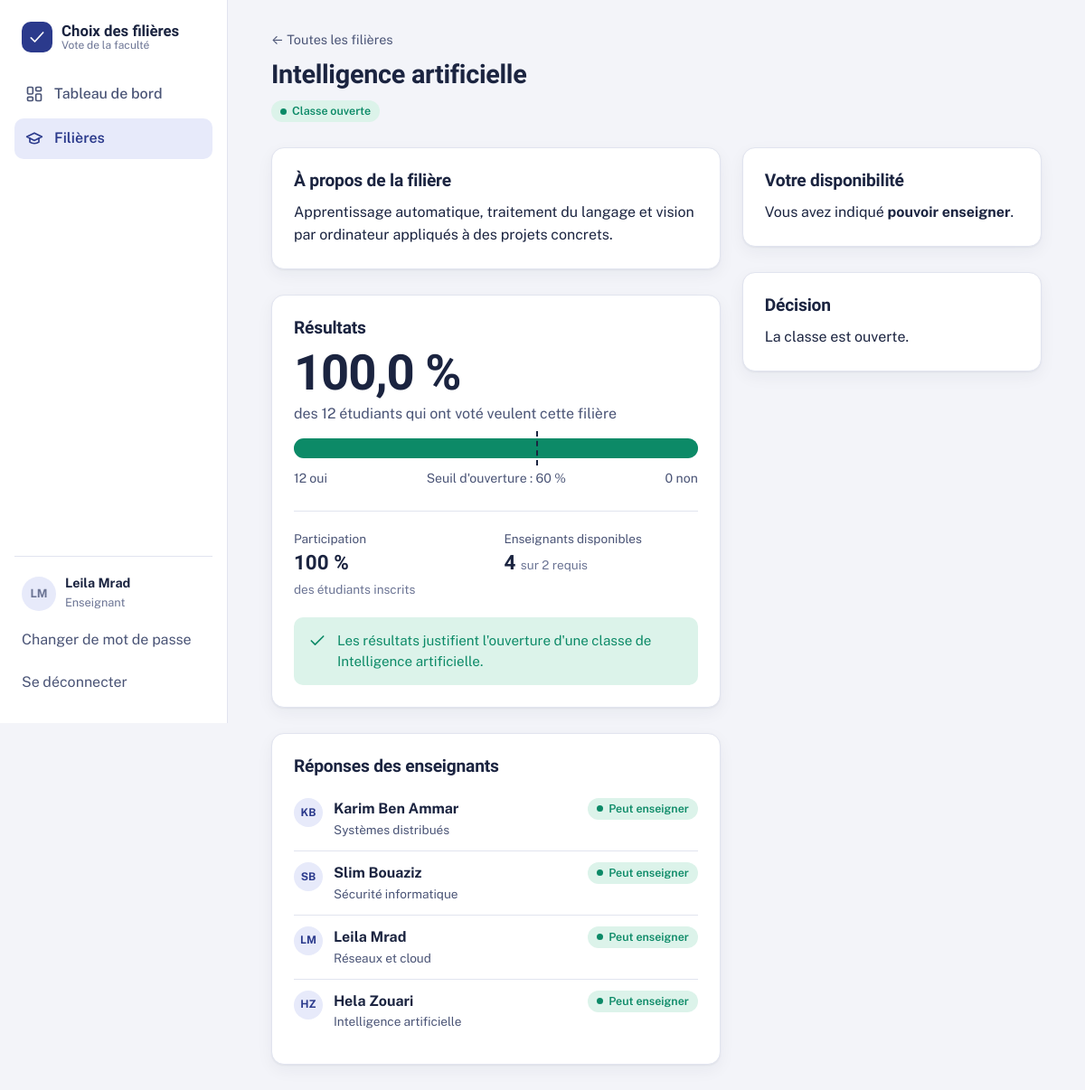
The app's page /filieres/3/ (signed in) with its own data.
### accounts/models.py (models this page shows, shortened)
class Utilisateur(AbstractUser):
    ADMIN = "admin"
    ENSEIGNANT = "enseignant"
    ETUDIANT = "etudiant"
    ROLE_CHOICES = [
        (ADMIN, "Administrateur"),
        (ENSEIGNANT, "Enseignant"),
        (ETUDIANT, "Étudiant"),
    ]
    role = models.CharField("rôle", max_length=20, choices=ROLE_CHOICES, default=ETUDIANT, db_index=True)
    class Meta:
        ordering = ["last_name", "first_name", "username"]
        verbose_name = "utilisateur"
        verbose_name_plural = "utilisateurs"
    @property
    def nom_complet(self):
        return self.get_full_name() or self.username
    @property
    def initiales(self):
        lettres = f"{self.first_name[:1]}{self.last_name[:1]}".upper()
        return lettres or self.username[:2].upper()

class Enseignant(models.Model):
    GRADES = [
        ("assistant", "Assistant"),
        ("maitre_assistant", "Maître assistant"),
        ("maitre_conferences", "Maître de conférences"),
        ("professeur", "Professeur"),
        ("vacataire", "Vacataire"),
    ]
    utilisateur = models.OneToOneField(Utilisateur, on_delete=models.CASCADE, related_name="enseignant")
    specialite = models.CharField("spécialité", max_length=100)
    grade = models.CharField("grade", max_length=30, choices=GRADES)
    class Meta:
        ordering = ["utilisateur__last_name", "utilisateur__first_name"]

### filieres/models.py (models this page shows, shortened)
class Filiere(models.Model):
    EN_VOTE = "en_vote"
    OUVERTE = "ouverte"
    REFUSEE = "refusee"
    STATUT_CHOICES = [
        (EN_VOTE, "En cours de vote"),
        (OUVERTE, "Classe ouverte"),
        (REFUSEE, "Non retenue"),
    ]
    nom = models.CharField("nom de la filière", max_length=120, unique=True)
    description = models.TextField("description", blank=True)
    nb_votes_oui = models.PositiveIntegerField("votes oui", default=0, editable=False)
    nb_votes_non = models.PositiveIntegerField("votes non", default=0, editable=False)
    pourcentage_oui = models.FloatField("pourcentage de oui", default=0, editable=False)
    nb_enseignants_disponibles = models.PositiveIntegerField("enseignants disponibles", default=0, editable=False)
    statut = models.CharField("statut", max_length=10, choices=STATUT_CHOICES, default=EN_VOTE, db_index=True)
    date_creation = models.DateTimeField("créée le", auto_now_add=True)
    date_decision = models.DateTimeField("décision prise le", null=True, blank=True)
    etudiants = models.ManyToManyField("accounts.Etudiant", through="VoteEtudiant", related_name="filieres_votees")
    enseignants = models.ManyToManyField("accounts.Enseignant", through="DisponibiliteEnseignant",
                                         related_name="filieres_proposees")
    class Meta:
        ordering = ["-date_creation"]
        verbose_name = "filière"
    @property
    def seuil(self):
        return settings.FILIERE_SEUIL_POURCENTAGE
    @property
    def min_enseignants(self):
        return settings.FILIERE_MIN_ENSEIGNANTS
    @property
    def vote_ouvert(self):
        return self.statut == self.EN_VOTE
    @property
    def nb_votes_total(self):
        return self.nb_votes_oui + self.nb_votes_non
    @property
    def pourcentage_non(self):
        return round(100 - self.pourcentage_oui, 1) if self.nb_votes_total else 0
    @property
    def seuil_atteint(self):
        return self.nb_votes_total > 0 and self.pourcentage_oui >= self.seuil
    @property
    def enseignants_suffisants(self):
        return self.nb_enseignants_disponibles >= self.min_enseignants
    @property
    def recommandation(self):
        return self.seuil_atteint and self.enseignants_suffisants
    @property
    def taux_participation(self):
        from accounts.models import Etudiant
        total = Etudiant.objects.count()
        return round(self.nb_votes_total / total * 100, 1) if total else 0

class DisponibiliteEnseignant(models.Model):
    enseignant = models.ForeignKey("accounts.Enseignant", on_delete=models.CASCADE, related_name="disponibilites")
    filiere = models.ForeignKey(Filiere, on_delete=models.CASCADE, related_name="disponibilites")
    peut_enseigner = models.BooleanField("peut enseigner la filière")
    commentaire = models.CharField("commentaire", max_length=200, blank=True)
    date_reponse = models.DateTimeField(auto_now=True)
    class Meta:
        constraints = [models.UniqueConstraint(fields=["enseignant", "filiere"], name="une_reponse_par_enseignant_et_filiere")]
        verbose_name = "disponibilité d'enseignant"
        verbose_name_plural = "disponibilités d'enseignants"

### filieres/views.py (the view)
# urls.py: path("filieres/<int:pk>/", views.FiliereDetailView.as_view(), name="filiere_detail"),
class FiliereDetailView(LoginRequiredMixin, DetailView):
    model = Filiere
    template_name = "filieres/filiere_detail.html"
    def get_context_data(self, **kwargs):
        ctx = super().get_context_data(**kwargs)
        user = self.request.user
        filiere = _annoter_participation(user, [self.object])[0]
        ctx["filiere"] = filiere
        ctx["ma_dispo"] = None
        if user.role == Utilisateur.ENSEIGNANT and hasattr(user, "enseignant"):
            ctx["ma_dispo"] = DisponibiliteEnseignant.objects.filter(enseignant=user.enseignant, filiere=filiere).first()
        if user.role != Utilisateur.ETUDIANT:
            ctx["reponses_enseignants"] = (filiere.disponibilites.select_related("enseignant__utilisateur")
                                           .order_by("-peut_enseigner", "enseignant__utilisateur__last_name"))
        return ctx

### filieres/context_processors.py (called while the page is built)
def regles(request):
    user = getattr(request, "user", None)
    return {
        "peut_decider": bool(user and user.is_authenticated and user.role in settings.FILIERE_DECISION_ROLES),
    }

### filieres/views.py (called while the page is built)
def _annoter_participation(user, filieres):
    filieres = list(filieres)
    ids = [f.pk for f in filieres]
    reponses = {}
    if user.role == Utilisateur.ETUDIANT and hasattr(user, "etudiant"):
        reponses = dict(VoteEtudiant.objects.filter(etudiant=user.etudiant, filiere_id__in=ids)
                        .values_list("filiere_id", "choix"))
    elif user.role == Utilisateur.ENSEIGNANT and hasattr(user, "enseignant"):
        reponses = dict(DisponibiliteEnseignant.objects.filter(enseignant=user.enseignant, filiere_id__in=ids)
                        .values_list("filiere_id", "peut_enseigner"))
    for f in filieres:
        f.mon_choix = reponses.get(f.pk)  # True / False / None (pas encore répondu)
    return filieres

### templates/filieres/filiere_detail.html (shortened to what this page needs)
{% extends "base.html" %}
{% block content %}
<a class="back" href="{% url 'filiere_list' %}">&larr; Toutes les filières</a>
<div class="page-head">
  <div>
    <h1>{{ filiere.nom }}</h1>
    <p style="margin-top:10px">{% with f=filiere %}{% include "partials/_statut.html" %}{% endwith %}</p>
  </div>
</div>
<div class="detail-grid">
  <div class="stack">
    {% if filiere.description %}
    <section class="card"><h2>À propos de la filière</h2><p style="white-space: pre-line">{{ filiere.description }}</p></section>
    {% endif %}
    <section class="card">
      <h2>Résultats</h2>
      {% if user.role == 'etudiant' and filiere.vote_ouvert %}
        <p class="muted">Les résultats seront publiés une fois la décision prise, pour que personne ne soit influencé pendant le vote.</p>
      {% else %}
        {% with f=filiere %}{% include "partials/_resultats.html" %}{% endwith %}
      {% endif %}
    </section>
    {% if user.role != 'etudiant' %}
    <section class="card">
      <h2>Réponses des enseignants</h2>
      {% if reponses_enseignants %}
      <ul class="reponses">
        {% for r in reponses_enseignants %}
        <li>
          <span class="avatar avatar-sm" aria-hidden="true">{{ r.enseignant.utilisateur.initiales }}</span>
          <div class="who">
            <strong>{{ r.enseignant.utilisateur.nom_complet }}</strong>
            <span>{{ r.enseignant.specialite }}{% if r.commentaire %} – « {{ r.commentaire }} »{% endif %}</span>
          </div>
          {% if r.peut_enseigner %}<span class="badge badge-oui">Peut enseigner</span>{% else %}<span class="badge badge-non">Ne peut pas</span>{% endif %}
        </li>
        {% endfor %}
      </ul>
      {% else %}<p class="muted">Aucun enseignant n'a encore répondu.</p>{% endif %}
    </section>
    {% endif %}
  </div>
  <aside class="stack">
    {% if user.role == 'enseignant' %}
    <section class="card">
      <h2>Votre disponibilité</h2>
      {% if filiere.vote_ouvert %}
        <form method="post" action="{% url 'filiere_disponibilite' filiere.pk %}">
          {% csrf_token %}
          <p class="muted" style="margin-bottom:14px">Pouvez-vous enseigner en {{ filiere.nom }} ?</p>
          <div class="choice-pair choice-pair-big">
            <button class="choice choice-oui {% if filiere.mon_choix is True %}is-selected{% endif %}" name="reponse" value="oui" aria-pressed="{% if filiere.mon_choix is True %}true{% else %}false{% endif %}">Je peux enseigner</button>
            <button class="choice choice-non {% if filiere.mon_choix is False %}is-selected{% endif %}" name="reponse" value="non" aria-pressed="{% if filiere.mon_choix is False %}true{% else %}false{% endif %}">Je ne peux pas</button>
          </div>
          <div class="field" style="margin-top:16px">
            <label for="commentaire">Commentaire (facultatif)</label>
            <input id="commentaire" type="text" name="commentaire" maxlength="200" value="{{ ma_dispo.commentaire|default:'' }}" placeholder="Modules que vous pourriez assurer…">
            <p class="hint">Le commentaire est enregistré avec votre réponse.</p>
          </div>
        </form>
      {% else %}
        <p>{% if filiere.mon_choix is None %}Vous n'avez pas répondu pour cette filière.{% elif filiere.mon_choix %}Vous avez indiqué <strong>pouvoir enseigner</strong>.{% else %}Vous avez indiqué <strong>ne pas pouvoir enseigner</strong>.{% endif %}</p>
      {% endif %}
    </section>
    {% endif %}
    {% if peut_decider %}
    <section class="card">
      <h2>Décision</h2>
      {% if filiere.vote_ouvert %}
        <p class="muted" style="margin-bottom:14px">
          {% if filiere.recommandation %}Les résultats recommandent d'ouvrir la classe.{% else %}Les conditions d'ouverture ne sont pas toutes réunies.{% endif %}
          Clore le vote ferme les réponses des étudiants et des enseignants.
        </p>
        <form method="post" action="{% url 'filiere_decider' filiere.pk %}" class="btn-row">
          {% csrf_token %}
          <button class="btn btn-oui" name="decision" value="ouvrir" data-confirm="Ouvrir la classe de {{ filiere.nom }} et clore le vote ?">Ouvrir la classe</button>
          <button class="btn btn-quiet" name="decision" value="refuser" data-confirm="Ne pas retenir {{ filiere.nom }} et clore le vote ?">Ne pas la retenir</button>
        </form>
      {% else %}
        <p>
          {% if filiere.statut == 'ouverte' %}La classe est ouverte.{% else %}La filière n'a pas été retenue.{% endif %}
          {% if filiere.date_decision %}<span class="muted">Décision du {{ filiere.date_decision|date:"j F Y" }}.</span>{% endif %}
        </p>
        {% if user.role == 'admin' %}
        <form method="post" action="{% url 'filiere_rouvrir' filiere.pk %}" style="margin-top:14px">
          {% csrf_token %}
          <button class="btn btn-quiet" data-confirm="Rouvrir le vote ? La décision actuelle sera annulée.">Rouvrir le vote</button>
        </form>
        {% endif %}
      {% endif %}
    </section>
    {% elif user.role == 'enseignant' and not filiere.vote_ouvert %}
    <section class="card"><h2>Décision</h2>
      <p>{% if filiere.statut == 'ouverte' %}La classe est ouverte.{% else %}La filière n'a pas été retenue.{% endif %}</p>
    </section>
    {% endif %}
  </aside>
</div>
{% endblock %}

### templates/base.html (shortened to what this page needs)
{% load static %}<!doctype html>
<html lang="fr">
<head>
  <link rel="stylesheet" href="{% static 'css/style.css' %}">
</head>
<body>
{% block layout %}
{% with url_name=request.resolver_match.url_name %}
<div class="shell">
  <aside class="sidebar" id="sidebar" aria-label="Navigation principale">
    <a class="brand" href="{% url 'dashboard' %}">
      <span class="brand-mark" aria-hidden="true"><svg viewBox="0 0 24 24" fill="none" stroke="currentColor" stroke-width="2" stroke-linecap="round" stroke-linejoin="round"><path d="M4 13l5 5L20 6"/></svg></span>
      <span class="brand-name">Choix des filières<small>Vote de la faculté</small></span>
    </a>
    <nav class="nav">
      <a href="{% url 'dashboard' %}" {% if url_name == 'dashboard' %}aria-current="page"{% endif %}>
        Tableau de bord</a>
      <a href="{% url 'filiere_list' %}" {% if url_name|slice:":7" == 'filiere' %}aria-current="page"{% endif %}>
        <svg viewBox="0 0 24 24" fill="none" stroke="currentColor" stroke-width="2" stroke-linecap="round" stroke-linejoin="round" aria-hidden="true"><path d="M22 10L12 5 2 10l10 5 10-5z"/><path d="M6 12v5c3 2.5 9 2.5 12 0v-5"/></svg>
        Filières</a>
    </nav>
    <div class="sidebar-foot">
      <div class="me">
        <span class="avatar" aria-hidden="true">{{ user.initiales }}</span>
        <div><strong>{{ user.nom_complet }}</strong><span>{{ user.get_role_display }}</span></div>
      </div>
      <a class="linklike" href="{% url 'password_change' %}">Changer de mot de passe</a>
      <form method="post" action="{% url 'logout' %}">{% csrf_token %}<button class="linklike" type="submit" style="width:100%">Se déconnecter</button></form>
    </div>
  </aside>
  <div>
    <main id="contenu" class="main"><div class="container">{% block content %}{% endblock %}</div></main>
  </div>
</div>
{% endwith %}
{% endblock %}
</body>
</html>

### templates/partials/_resultats.html (shortened to what this page needs)
{% load static %}
<div class="verdict-line">
  <span class="verdict">{{ f.pourcentage_oui|floatformat:1 }} %</span>
  <span class="muted">
    {% if f.nb_votes_total %}des {{ f.nb_votes_total }} étudiant{{ f.nb_votes_total|pluralize }} qui ont voté veulent cette filière{% else %}Aucun étudiant n'a encore voté{% endif %}
  </span>
</div>
{% include "partials/_tally.html" with extra="tally-big" %}
<div class="tally-legend"><span>{{ f.nb_votes_oui }} oui</span><span>Seuil d'ouverture : {{ f.seuil }} %</span><span>{{ f.nb_votes_non }} non</span></div>
<dl class="facts">
  <div><dt>Participation</dt><dd>{{ f.taux_participation|floatformat:0 }} %<br><small>des étudiants inscrits</small></dd></div>
  <div><dt>Enseignants disponibles</dt><dd>{{ f.nb_enseignants_disponibles }} <small>sur {{ f.min_enseignants }} requis</small></dd></div>
</dl>
{% if f.recommandation %}
<div class="reco reco-ok">
  <svg viewBox="0 0 24 24" fill="none" stroke="currentColor" stroke-width="2" stroke-linecap="round" stroke-linejoin="round" aria-hidden="true"><path d="M20 6L9 17l-5-5"/></svg>
  <p>Les résultats justifient l'ouverture d'une classe de {{ f.nom }}.</p>
</div>
{% endif %}

### records on screen
Utilisateur: initiales "LM", nom_complet "Leila Mrad", role "Enseignant"
Filiere: nom "Intelligence artificielle", description "Apprentissage automatique, traitement du langage et vision par ordinateur appliqués à des projets concrets.", pourcentage_oui "100,0", nb_votes_total "12", nb_votes_oui "12", seuil "60", nb_votes_non "0", taux_participation "100", nb_enseignants_disponibles "4", min_enseignants "2"
DisponibiliteEnseignant: enseignant.utilisateur.initiales "KB", enseignant.utilisateur.nom_complet "Karim Ben Ammar", enseignant.specialite "Systèmes distribués", peut_enseigner "Peut enseigner"
DisponibiliteEnseignant: enseignant.utilisateur.initiales "SB", enseignant.utilisateur.nom_complet "Slim Bouaziz", enseignant.specialite "Sécurité informatique", peut_enseigner "Peut enseigner"
DisponibiliteEnseignant: enseignant.utilisateur.initiales "LM", enseignant.utilisateur.nom_complet "Leila Mrad", enseignant.specialite "Réseaux et cloud", peut_enseigner "Peut enseigner"
DisponibiliteEnseignant: enseignant.utilisateur.initiales "HZ", enseignant.utilisateur.nom_complet "Hela Zouari", enseignant.specialite "Intelligence artificielle", peut_enseigner "Peut enseigner"
